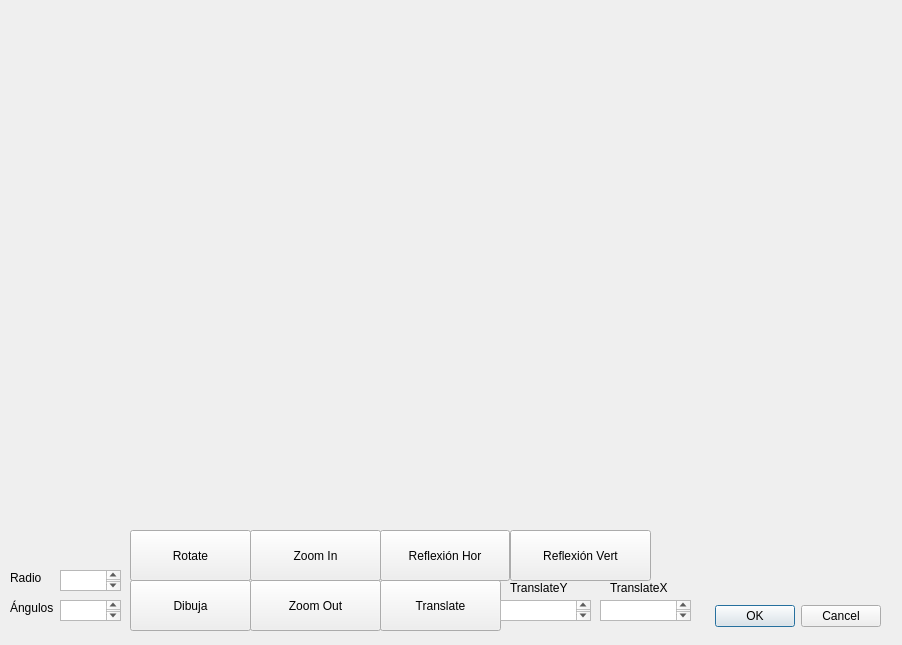
<?xml version="1.0" encoding="UTF-8"?>
<ui version="4.0">
 <class>arco</class>
 <widget class="QDialog" name="arco">
  <property name="geometry">
   <rect>
    <x>0</x>
    <y>0</y>
    <width>902</width>
    <height>645</height>
   </rect>
  </property>
  <property name="windowTitle">
   <string>Dialog</string>
  </property>
  <widget class="QDialogButtonBox" name="buttonBox">
   <property name="geometry">
    <rect>
     <x>540</x>
     <y>600</y>
     <width>341</width>
     <height>32</height>
    </rect>
   </property>
   <property name="orientation">
    <enum>Qt::Horizontal</enum>
   </property>
   <property name="standardButtons">
    <set>QDialogButtonBox::Cancel|QDialogButtonBox::Ok</set>
   </property>
  </widget>
  <widget class="QTextEdit" name="radioTxt">
   <property name="geometry">
    <rect>
     <x>60</x>
     <y>570</y>
     <width>61</width>
     <height>21</height>
    </rect>
   </property>
  </widget>
  <widget class="QTextEdit" name="angulosTxt">
   <property name="geometry">
    <rect>
     <x>60</x>
     <y>600</y>
     <width>61</width>
     <height>21</height>
    </rect>
   </property>
  </widget>
  <widget class="QLabel" name="label">
   <property name="geometry">
    <rect>
     <x>10</x>
     <y>570</y>
     <width>59</width>
     <height>16</height>
    </rect>
   </property>
   <property name="text">
    <string>Radio</string>
   </property>
  </widget>
  <widget class="QLabel" name="label_2">
   <property name="geometry">
    <rect>
     <x>10</x>
     <y>600</y>
     <width>59</width>
     <height>16</height>
    </rect>
   </property>
   <property name="text">
    <string>Ángulos</string>
   </property>
  </widget>
  <widget class="QPushButton" name="pushButton">
   <property name="geometry">
    <rect>
     <x>130</x>
     <y>580</y>
     <width>121</width>
     <height>51</height>
    </rect>
   </property>
   <property name="text">
    <string>Dibuja</string>
   </property>
  </widget>
  <widget class="QLabel" name="label_3">
   <property name="geometry">
    <rect>
     <x>610</x>
     <y>580</y>
     <width>71</width>
     <height>16</height>
    </rect>
   </property>
   <property name="text">
    <string>TranslateX</string>
   </property>
  </widget>
  <widget class="QPushButton" name="pushButton_3">
   <property name="geometry">
    <rect>
     <x>250</x>
     <y>580</y>
     <width>131</width>
     <height>51</height>
    </rect>
   </property>
   <property name="text">
    <string>Zoom Out</string>
   </property>
  </widget>
  <widget class="QPushButton" name="pushButton_2">
   <property name="geometry">
    <rect>
     <x>380</x>
     <y>580</y>
     <width>121</width>
     <height>51</height>
    </rect>
   </property>
   <property name="text">
    <string>Translate</string>
   </property>
  </widget>
  <widget class="QPushButton" name="pushButton_4">
   <property name="geometry">
    <rect>
     <x>250</x>
     <y>530</y>
     <width>131</width>
     <height>51</height>
    </rect>
   </property>
   <property name="text">
    <string>Zoom In</string>
   </property>
  </widget>
  <widget class="QTextEdit" name="transX">
   <property name="geometry">
    <rect>
     <x>600</x>
     <y>600</y>
     <width>91</width>
     <height>21</height>
    </rect>
   </property>
  </widget>
  <widget class="QLabel" name="label_4">
   <property name="geometry">
    <rect>
     <x>510</x>
     <y>580</y>
     <width>71</width>
     <height>16</height>
    </rect>
   </property>
   <property name="text">
    <string>TranslateY</string>
   </property>
  </widget>
  <widget class="QTextEdit" name="transY">
   <property name="geometry">
    <rect>
     <x>500</x>
     <y>600</y>
     <width>91</width>
     <height>21</height>
    </rect>
   </property>
  </widget>
  <widget class="QPushButton" name="pushButton_5">
   <property name="geometry">
    <rect>
     <x>130</x>
     <y>530</y>
     <width>121</width>
     <height>51</height>
    </rect>
   </property>
   <property name="text">
    <string>Rotate</string>
   </property>
  </widget>
  <widget class="QPushButton" name="pushButton_7">
   <property name="geometry">
    <rect>
     <x>510</x>
     <y>530</y>
     <width>141</width>
     <height>51</height>
    </rect>
   </property>
   <property name="text">
    <string>Reflexión Vert</string>
   </property>
  </widget>
  <widget class="QPushButton" name="pushButton_6">
   <property name="geometry">
    <rect>
     <x>380</x>
     <y>530</y>
     <width>130</width>
     <height>51</height>
    </rect>
   </property>
   <property name="text">
    <string>Reflexión Hor</string>
   </property>
  </widget>
 </widget>
 <resources/>
 <connections>
  <connection>
   <sender>buttonBox</sender>
   <signal>accepted()</signal>
   <receiver>arco</receiver>
   <slot>accept()</slot>
   <hints>
    <hint type="sourcelabel">
     <x>248</x>
     <y>254</y>
    </hint>
    <hint type="destinationlabel">
     <x>157</x>
     <y>274</y>
    </hint>
   </hints>
  </connection>
  <connection>
   <sender>buttonBox</sender>
   <signal>rejected()</signal>
   <receiver>arco</receiver>
   <slot>reject()</slot>
   <hints>
    <hint type="sourcelabel">
     <x>316</x>
     <y>260</y>
    </hint>
    <hint type="destinationlabel">
     <x>286</x>
     <y>274</y>
    </hint>
   </hints>
  </connection>
 </connections>
</ui>
